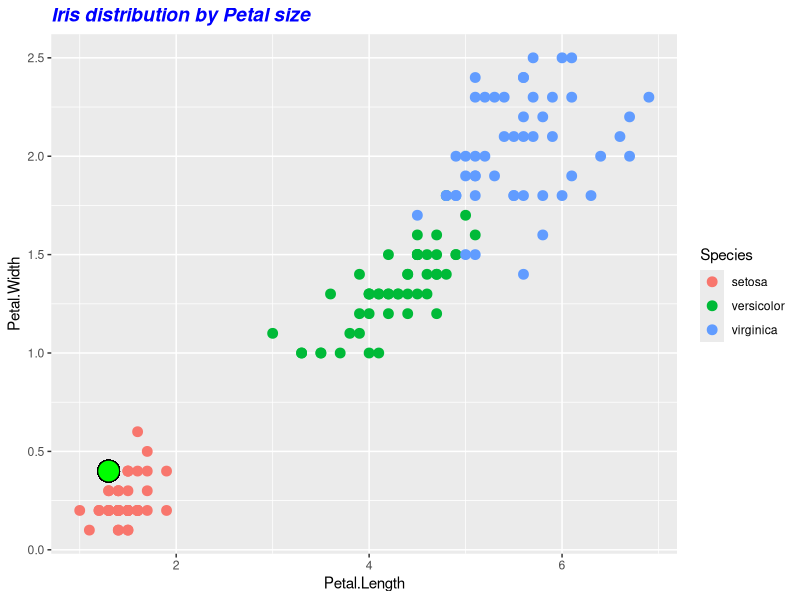
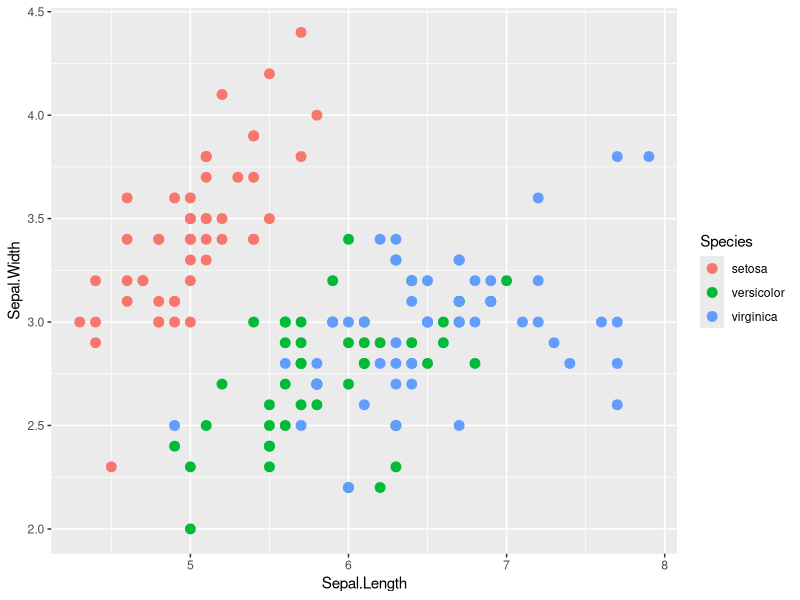

Write R code to recreate these figures, in order.
# Slide 1

library(caret)
library(randomForest)
library(ggplot2)

data("iris")
head(iris)


# Split data to testing and training sets
set.seed(1234)
inTrain = createDataPartition(iris$Species, p = 0.8)[[1]]
training = iris[inTrain, ]
testing = iris[-inTrain, ]

rf <- randomForest(Species ~ ., training)
predictions <- predict(rf, testing)

# The most importance variebles
importance(rf)

table(predictions, testing$Species)
print(rf)

new_data <- expand.grid (Sepal.Length=3, Sepal.Width=4 ,Petal.Length=1.3,Petal.Width=0.2 )
my_predict <- predict(rf, new_data)
my_Species <- as.character( my_predict)


# Slide 3 ( reaction )


p <-  ggplot(data=iris, aes(x = Petal.Length, y = Petal.Width, color = Species)) +
    geom_point(size = 3) +
    ggtitle("Iris distribution by Petal size")+ 
    theme(   plot.title = element_text(color="blue", size=14, face="bold.italic"))



# set point on the chart with my values of Petal.Length and Petal.Width
p <- p +
    geom_point( x = 1.3, y = 0.4 ,colour = "black" , fill='green' ,size = 7 , shape = 21 )
print (p)

pp <-  ggplot(data=iris, aes(x = Sepal.Length, y = Sepal.Width, color = Species)) +
    geom_point(size = 3) 
print (pp)